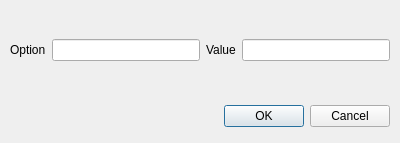
<?xml version="1.0" encoding="UTF-8"?>
<ui version="4.0">
 <class>setConfigurationOptionDialog</class>
 <widget class="QDialog" name="setConfigurationOptionDialog">
  <property name="geometry">
   <rect>
    <x>0</x>
    <y>0</y>
    <width>400</width>
    <height>143</height>
   </rect>
  </property>
  <property name="windowTitle">
   <string>Set Configuration Option</string>
  </property>
  <property name="modal">
   <bool>true</bool>
  </property>
  <widget class="QDialogButtonBox" name="buttonBox">
   <property name="geometry">
    <rect>
     <x>10</x>
     <y>100</y>
     <width>380</width>
     <height>32</height>
    </rect>
   </property>
   <property name="orientation">
    <enum>Qt::Horizontal</enum>
   </property>
   <property name="standardButtons">
    <set>QDialogButtonBox::Cancel|QDialogButtonBox::Ok</set>
   </property>
  </widget>
  <widget class="QWidget" name="horizontalLayoutWidget">
   <property name="geometry">
    <rect>
     <x>10</x>
     <y>10</y>
     <width>380</width>
     <height>80</height>
    </rect>
   </property>
   <layout class="QHBoxLayout" name="horizontalLayout">
    <item>
     <widget class="QLabel" name="keyLabel">
      <property name="text">
       <string>Option</string>
      </property>
     </widget>
    </item>
    <item>
     <widget class="QLineEdit" name="keyLineEdit"/>
    </item>
    <item>
     <widget class="QLabel" name="valueLabel">
      <property name="text">
       <string>Value</string>
      </property>
     </widget>
    </item>
    <item>
     <widget class="QLineEdit" name="valueLineEdit"/>
    </item>
   </layout>
  </widget>
 </widget>
 <resources/>
 <connections>
  <connection>
   <sender>buttonBox</sender>
   <signal>rejected()</signal>
   <receiver>setConfigurationOptionDialog</receiver>
   <slot>reject()</slot>
   <hints>
    <hint type="sourcelabel">
     <x>262</x>
     <y>116</y>
    </hint>
    <hint type="destinationlabel">
     <x>219</x>
     <y>63</y>
    </hint>
   </hints>
  </connection>
  <connection>
   <sender>buttonBox</sender>
   <signal>accepted()</signal>
   <receiver>setConfigurationOptionDialog</receiver>
   <slot>accept()</slot>
   <hints>
    <hint type="sourcelabel">
     <x>352</x>
     <y>117</y>
    </hint>
    <hint type="destinationlabel">
     <x>336</x>
     <y>63</y>
    </hint>
   </hints>
  </connection>
 </connections>
</ui>
